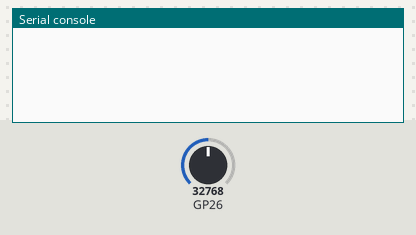
A program run on a simulated Raspberry Pi Pico running MicroPython. On the bench: the last lines printed to the serial console. The test bench sets the inputs (shaded band); at power-on: GP26 = 32768 (analog values on the 0–65535 scale).

Above: at 1.2 s.
1.3 s: GP26 set to 29345
At 1.3 s:
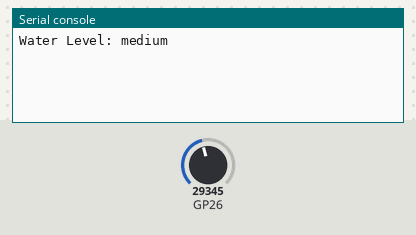
3.7 s: GP26 set to 50655
At 4.9 s:
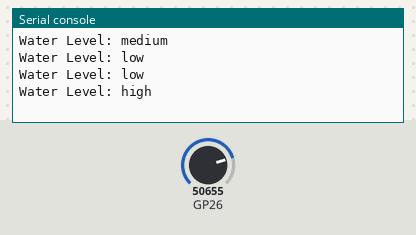

The program:

WaterSensor.py
```python
# Anton Voronov, ravenspired, voronet.net
# Water Level Sensor Class

# This class is used to read the water level from a water sensor connected to an analog pin on the Raspberry Pi Pico.
# The water sensor is a resistive sensor that changes resistance based on the water level.
# The sensor is connected to an analog pin on the Pico, and the Pico reads the analog voltage from the sensor.
# The Pico then converts the analog voltage to a digital value using the ADC (Analog to Digital Converter) module.
# The digital value is then used to determine the water level based on predefined thresholds.
# The thresholds are set based on the sensor's resistance values at different water levels.
# The water level is classified as low, medium, or high based on the thresholds.


# The sensor has three wires: VCC, GND, and OUT.
# Connect the VCC wire to 3V3, the GND wire to GND, and the OUT wire to the analog pin (26) on the Pico.

from machine import ADC, Pin
import utime


class WaterSensor:
    def __init__(self, pin_number, threshold1, threshold2, threshold3):
        self.sensor = ADC(Pin(pin_number))
        self.thresholds = [threshold1, threshold2, threshold3]

    def read_average_level(self, samples=20):
        total = 0
        for _ in range(samples):
            total += self.sensor.read_u16()
            utime.sleep_ms(10)
        return total / samples

    def get_water_level(self, samples=20):
        level = self.read_average_level(samples)
        if level < self.thresholds[0]:
            return "low"
        elif level < self.thresholds[1]:
            return "medium"
        else:
            return "high"

if __name__ == "__main__":
    water_sensor = WaterSensor(26, threshold1=30000, threshold2=50000, threshold3=60000)
    last_check_time = utime.ticks_ms()
    check_interval = 1000  # 5 seconds

    while True:
        current_time = utime.ticks_ms()

        # Check water level every 5 seconds
        if utime.ticks_diff(current_time, last_check_time) >= check_interval:
            water_level = water_sensor.get_water_level()
            last_check_time = current_time
            print(f"Water Level: {water_level}")

        utime.sleep_ms(10)
```

Measured:
- after the input at 3.7 s, the serial console: prints a new line after 0.52 s (image 2)
